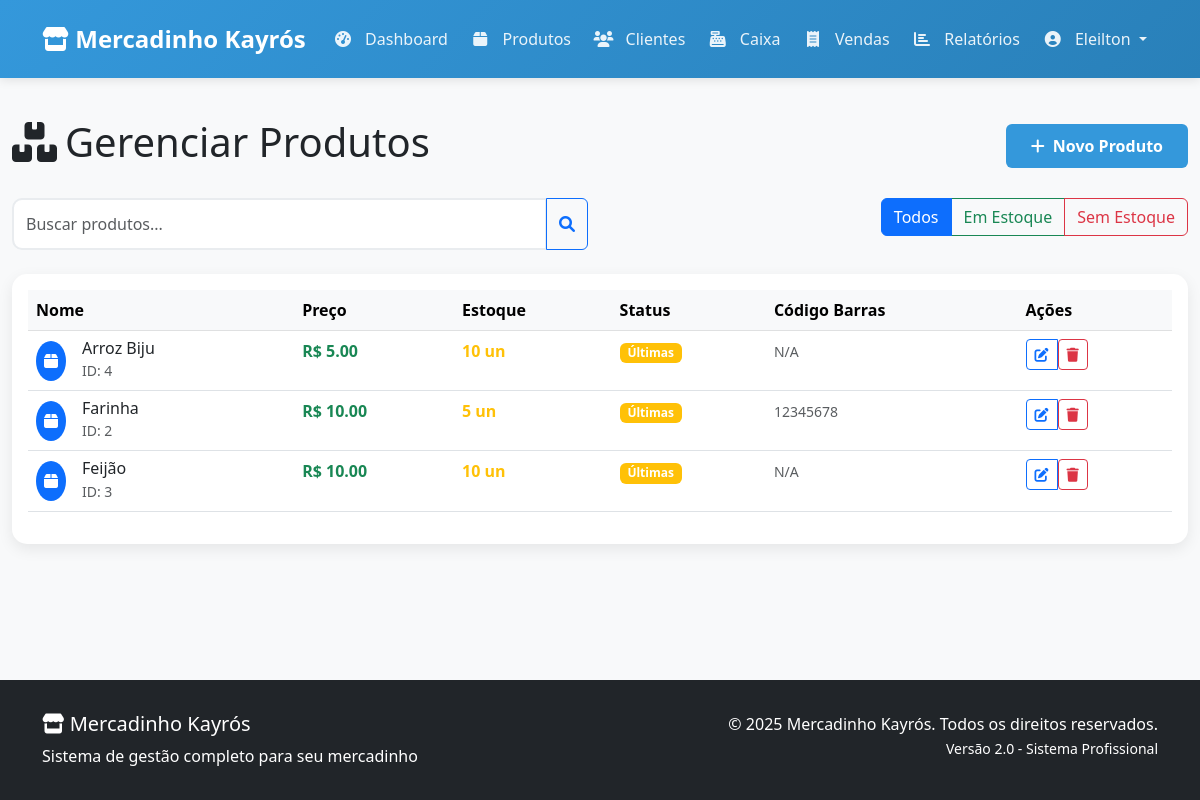
The page /produtos (signed in) on the database as committed earlier.
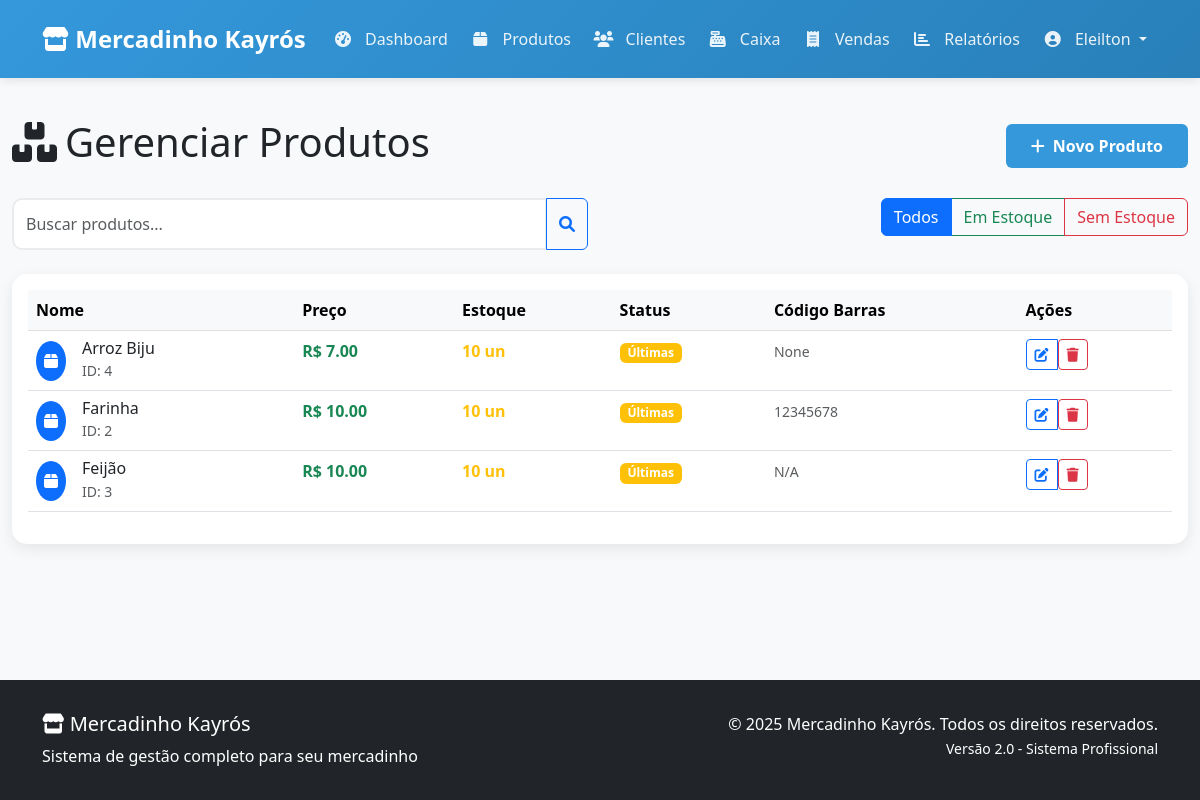
The same page on the database as committed later.
### tables this page shows
CREATE TABLE produtos (
        id INTEGER PRIMARY KEY AUTOINCREMENT,
        nome TEXT NOT NULL,
        preco REAL NOT NULL,
        quantidade INTEGER NOT NULL,
        codigo_barras TEXT UNIQUE
    );

### app.py (the view)
@app.route('/produtos')
@login_required
def produtos():
    try:
        lista_produtos = db.listar_produtos()
        return render_template('produtos.html', produtos=lista_produtos)
    except Exception as e:
        flash('Erro ao carregar produtos.', 'danger')
        return render_template('produtos.html', produtos=[])

### app.py (called while the page is built)
@login_manager.user_loader
def load_user(user_id):
    try:
        return db.get_user_by_id(int(user_id))
    except (ValueError, TypeError):
        return None

@app.before_request
def before_request():
    if request.method == 'POST':
        for key, value in request.form.items():
            if len(str(value)) > 1000:
                flash('Dados enviados são muito grandes!', 'danger')
                return redirect(url_for('index'))

@app.context_processor
def inject_template_vars():
    return {
        'current_year': datetime.utcnow().year,
        'current_user': current_user
    }

### logica_banco.py (called while the page is built)
def get_user_by_id(user_id):
    db = DatabaseManager()
    if not db.connect():
        return None
    user_data = db.fetch_one("SELECT * FROM usuarios WHERE id = ?", (user_id,))
    db.disconnect()
    if user_data:
        return User(
            id=user_data['id'],
            username=user_data['username'],
            password_hash=user_data['password_hash']
        )
    return None

def listar_produtos():
    db = DatabaseManager()
    if not db.connect():
        return []
    produtos = db.fetch_all("SELECT * FROM produtos ORDER BY nome")
    db.disconnect()
    return produtos

### templates/produtos.html (shortened to what the changed rows need)
{% extends "base.html" %}
{% block content %}
<div class="container-fluid py-4">
    <div class="row mb-4">
        <div class="col-12">
            <div class="d-flex justify-content-between align-items-center">
                <h1><i class="fas fa-boxes me-2"></i>Gerenciar Produtos</h1>
            </div>
        </div>
    </div>
    <div class="card">
        <div class="card-body">
            {% if produtos %}
            <div class="table-responsive">
                <table class="table table-hover">
                    <thead class="table-light">
                        <tr>
                            <th>Nome</th>
                            <th>Preço</th>
                            <th>Estoque</th>
                            <th>Status</th>
                            <th>Código Barras</th>
                            <th>Ações</th>
                        </tr>
                    </thead>
                    <tbody>
                        {% for produto in produtos %}
                        <tr>
                            <td>
                                <div class="d-flex align-items-center">
                                    <div class="bg-primary rounded-circle text-white p-2 me-3">
                                        <i class="fas fa-box"></i>
                                    </div>
                                    <div>
                                        <h6 class="mb-0">{{ produto.nome }}</h6>
                                        <small class="text-muted">ID: {{ produto.id }}</small>
                                    </div>
                                </div>
                            </td>
                            <td class="fw-bold text-success">R$ {{ "%.2f"|format(produto.preco) }}</td>
                            <td>
                                <span class="fw-bold {% if produto.quantidade > 10 %}text-success{% elif produto.quantidade > 0 %}text-warning{% else %}text-danger{% endif %}">
                                    {{ produto.quantidade }} un
                                </span>
                            </td>
                            <td>
                                {% if produto.quantidade > 10 %}
                                <span class="badge bg-success">Disponível</span>
                                {% elif produto.quantidade > 0 %}
                                <span class="badge bg-warning">Últimas</span>
                                {% else %}
                                <span class="badge bg-danger">Esgotado</span>
                                {% endif %}
                            </td>
                            <td>
                                <small class="text-muted">{{ produto.codigo_barras or 'N/A' }}</small>
                            </td>
                            <td>
                                <div class="btn-group">
                                    <a href="{{ url_for('editar_produto', id=produto.id) }}"
                                       class="btn btn-sm btn-outline-primary"
                                       data-bs-toggle="tooltip" title="Editar">
                                        <i class="fas fa-edit"></i>
                                    </a>
                                    <form method="POST" action="{{ url_for('excluir_produto', id=produto.id) }}"
                                          class="d-inline" onsubmit="return confirm('Tem certeza que deseja excluir este produto?')">
                                        <button type="submit" class="btn btn-sm btn-outline-danger"
                                                data-bs-toggle="tooltip" title="Excluir">
                                            <i class="fas fa-trash"></i>
                                        </button>
                                    </form>
                                </div>
                            </td>
                        </tr>
                        {% endfor %}
                    </tbody>
                </table>
            </div>
            {% endif %}
        </div>
    </div>
</div>
{% endblock %}

Rows that differ between the two databases and show on the page:
changed produtos "Arroz Biju": preco "5.00" → "7.00"; codigo_barras "N/A" → "None"
changed produtos "Farinha": quantidade "5" → "10"
